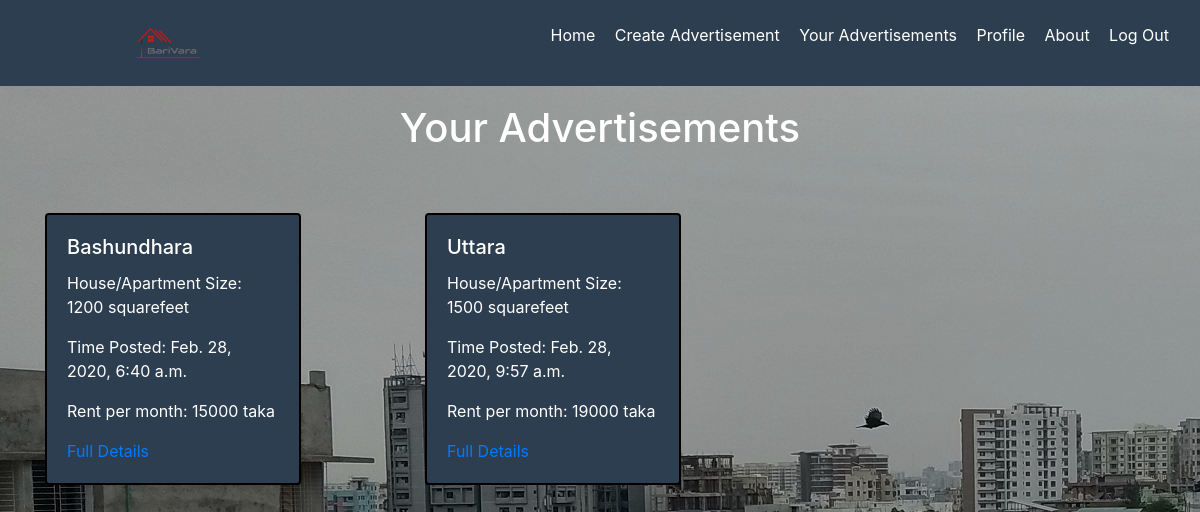
Page /BariVara/your_advertisements (signed in) on the earlier database version.
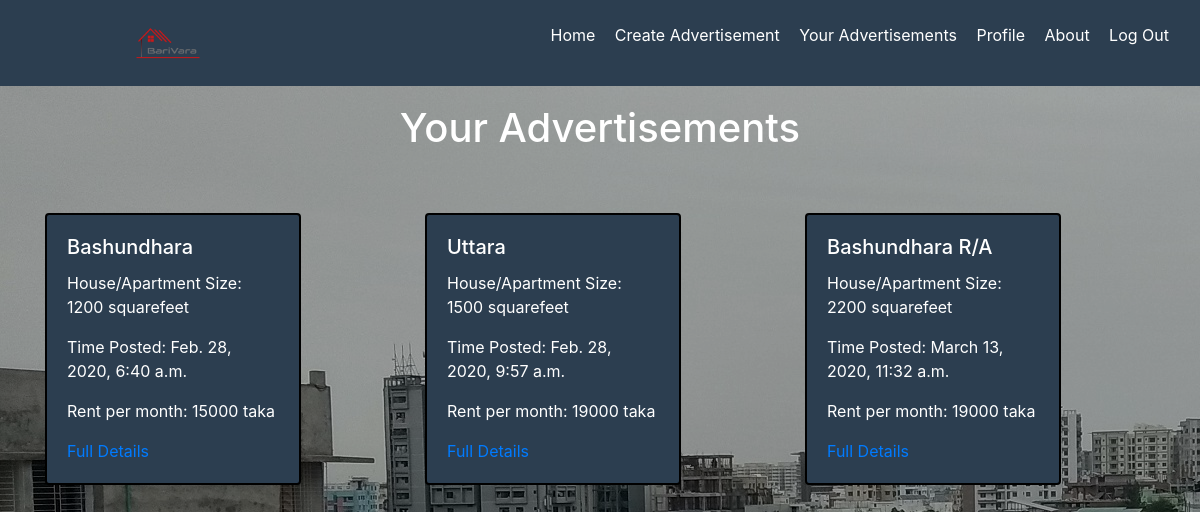
Same page on the later database version.
### BariVara/models.py (models this page shows, shortened)
class advertisements(models.Model):
    place=models.CharField(max_length=30)
    address=models.CharField(max_length=50)
    bedroom=models.PositiveSmallIntegerField()
    bathroom=models.PositiveSmallIntegerField()
    rent=models.PositiveIntegerField()
    size=models.PositiveIntegerField()
    date_posted=models.DateTimeField(default=timezone.now)
    owner= models.ForeignKey(User,on_delete=models.CASCADE)
    number=models.PositiveIntegerField(null=True)

### BariVara/views.py (the view)
# urls.py: path('your_advertisements',views.your_advertisements, name='your_advertisements'),
def your_advertisements(request):
    advertisement={
        'advertisements': advertisements.objects.all()
    }
    return render (request, 'BariVara/your_advertisements.html',advertisement)

### BariVara/templates/BariVara/your_advertisements.html (shortened to what this page needs)
{% extends "BariVara/Base.html"%}
{% block content %}
<div class="container">
  <h1 class="text-center"> Your Advertisements</h1>
  <div class=row>
{% for advertisement in advertisements %}
{% if advertisement.owner == user %}
    <div class="col-sm-4">
      <div class="card" style="width: 16rem;">
        <div class="card-body">
          <h5 class="card-title">{{advertisement.place}}</h5>
          <p>House/Apartment Size: {{advertisement.size}} squarefeet</p>
          <p>Time Posted: {{advertisement.date_posted}}</p>
          <p>Rent per month: {{advertisement.rent}} taka</p>
          <a href='{% url 'advertisement_details' advertisement.id  %}' class="card-link">Full Details</a>
        </div>
      </div>
    </div>
{% endif %}
{% endfor %}
  </div>
</div>
{% endblock content %}

### BariVara/templates/BariVara/Base.html (shortened to what this page needs)
<!DOCTYPE html>
<html lang="en">
<head>
    {% load static %}
    <link rel="stylesheet" href="https://maxcdn.bootstrapcdn.com/bootstrap/4.0.0/css/bootstrap.min.css">
    <link rel="stylesheet" href="https://use.fontawesome.com/releases/v5.0.8/css/all.css">
</head>
<body>
    <nav class="navbar navbar-transparent " >
        <img src="{% static 'BariVara/Logo.png' %}">
        <ul>
            <li> <a href='{% url 'HomePage' %}'> Home </a></li>
            <li> <a href='{% url 'create_advertisements' %}'> Create Advertisement </a></li>
            <li> <a href='{% url 'your_advertisements' %}'> Your Advertisements </a></li>
            <li> <a href='{% url 'profile' %}'> Profile </a></li>
            <li> <a href="#"> About</a></li>
            <li> <a href='{% url 'logout' %}'> Log Out </a></li>
        </ul>
    </nav>
      {% block content %}
      {% endblock content %}
</body>
</html>

### BariVara/templates/BariVara/Base.html (style rules this page uses)
body { background-color: #2C3E50; background:linear-gradient(rgba(0,0,0,.3),rgba(0,0,0,.3)),url('/BariVara/static/BariVara/City0.jpg') no-repeat; }
nav { width: 100%; background-color: #2C3E50; }
nav img { width: 6%; height: auto; margin-left: 10%; }
nav ul li { list-style-type: none; display: inline-block; }
nav ul li a { text-decoration: none; color: white; padding-right: 15px; display: inline-block; border: none; }

### BariVara/templates/BariVara/your_advertisements.html (style rules this page uses)
.container { margin-top: 1.5%; }
.container h1 { color: white; }
.card { margin-top: 15%; background-color: #2C3E50; color: white; border: 2px solid black; }

Differences in the rows shown:
added advertisements: place "Bashundhara R/A", size "2200", date_posted "March 13, 2020, 11:32 a.m.", rent "19000"
